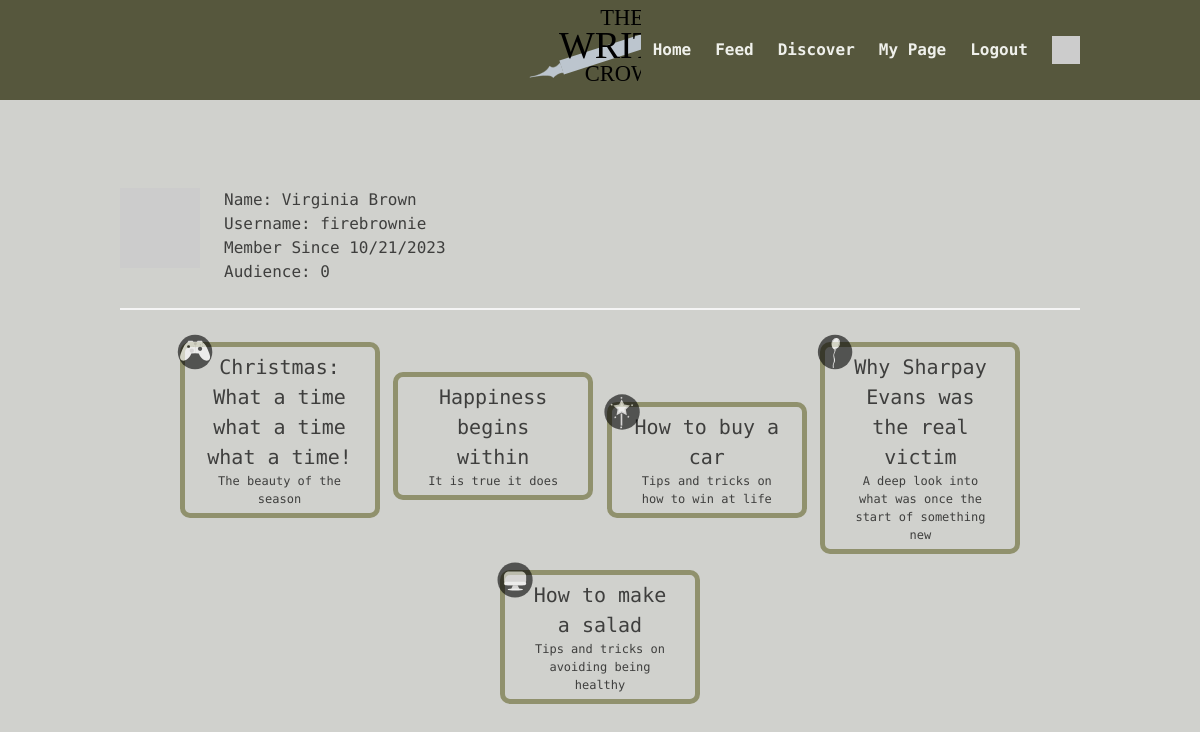
The page /user/firebrownie (signed in) on the database its author committed.
### project/models.py (models this page shows, shortened)
class User(UserMixin, db.Model):
    id = db.Column(db.Integer, primary_key=True, nullable=False) # primary keys are required by SQLAlchemy
    email = db.Column(db.String(100), unique=True, nullable=False)
    username = db.Column(db.String(100), unique=True, nullable=False)
    password = db.Column(db.String(100), nullable=False)
    name = db.Column(db.String(1000), nullable=False)
    created_at = db.Column(db.DateTime(timezone=True),server_default=func.now())
    bio = db.Column(db.Text)
    posts = db.relationship('Post', backref='author', lazy='dynamic')
    followed = db.relationship(
        'User', secondary=followers,
        primaryjoin=(followers.c.follower_id == id),
        secondaryjoin=(followers.c.followed_id == id),
        backref=db.backref('followers', lazy='dynamic'), lazy='dynamic')
    def is_following(self, user):
        return self.followed.filter(
            followers.c.followed_id == user.id).count() > 0
    def avatar(self, size):
        digest = md5(self.email.lower().encode('utf-8')).hexdigest()
        return 'https://www.gravatar.com/avatar/{}?d=identicon&s={}'.format(
            digest, size)

class Post(UserMixin, db.Model):
    id = db.Column(db.Integer, primary_key=True, nullable=False)
    title = db.Column(db.String(10), nullable=False)
    subtitle = db.Column(db.String(32), nullable=False)
    body = db.Column(db.Text, nullable=False)
    timestamp = db.Column(db.DateTime, default=datetime.utcnow, nullable=False)
    wordcount = db.Column(db.Integer)
    user_id = db.Column(db.Integer, db.ForeignKey('user.id'))
    category = db.Column(db.String(12))

### project/main.py (the view)
@main.route('/user/<username>')
@login_required
def user_page(username):
    user=User.query.filter_by(username=username).first_or_404()
    followers=len(user.followers.all())
    return render_template('page.html', current_user=current_user, user=user, utime=datetime.strftime(user.created_at,'%m/%d/%Y'), posts=user.posts, plen=len(user.posts.all()),followers=followers)

### project/__init__.py (called while the page is built)
def create_app():
    app = Flask(__name__)
    app.config['SECRET_KEY'] = 'cd0a241e-ab61-49a1-ab75-db2e933a6a79'
    app.config['SQLALCHEMY_DATABASE_URI'] = 'sqlite:///db.sqlite'
    db.init_app(app)
    login_manager = LoginManager()
    login_manager.login_view = 'auth.login'
    login_manager.init_app(app)
    from .models import User
    @login_manager.user_loader
    def load_user(user_id):
        return User.query.get(int(user_id))
    from .auth import auth as auth_blueprint
    app.register_blueprint(auth_blueprint)
    from .main import main as main_blueprint
    app.register_blueprint(main_blueprint)
    return app

### project/templates/page.html (shortened to what this page needs)
{% extends "base.html" %}
{% block content %}
    <table>
        <tr valign="top">
            <td><img src="{{ user.avatar(128) }}"></td>
            <td><table id = "profile_info_page">
                <tr>
                    <td><h2>Name: {{ user.name }}</h1></td>
                </tr>
                <tr>
                    <td><h1>Username: {{ user.username }}</h1></td>
                </tr>
                <tr>
                    <td><h2>Member Since {{ utime }}</h2><td>
                </tr>
                <tr>
                    <td><h2>Audience: {{ followers }}</h2><td>
                </tr>
            </table></td>
        </tr>
    </table>
    <hr>
    <div class="grid-container">
        {% if plen > 0 %}
            {% for i in range(plen) %}
                {% include '_post.html' %}
            {% endfor %}
        {% endif %}
    </div>
{% endblock %}

### project/templates/base.html (shortened to what this page needs)
<!DOCTYPE html>
<html>
<head>
    <link rel="stylesheet" href="{{url_for('static', filename='css/style.css')}}"/>
</head>
<body>
    <section class="hero is-primary is-fullheight">
        <div class="hero-head">
            <nav class="navbar" style="height: 100px;">
                <div class="container">
                    <div id="navbarMenuHeroA" class="navbar-menu">
                        <img src="{{ url_for('static', filename='logos/logo_1.svg') }}" style="width:200px;position:absolute;left:42%;top:-75%"/>
                        <div class="navbar-end">
                            {% include 'nav.html' %}
                    </div>
                </div>
            </nav>
        </div>
        <div class="hero-body">
            <div class="container has-text-centered">
               {% block content %}
               {% endblock %}
            </div>
        </div>
    </section>
</body>
</html>

### project/templates/nav.html (shortened to what this page needs)
<a href="{{ url_for('main.index') }}" class="navbar-item home-nav" >
    Home
</a>
<a href="{{ url_for('main.feed') }}" class="navbar-item feed-nav" >
    Feed
</a>
<a href="{{ url_for('main.discover') }}" class="navbar-item discover-nav" >
    Discover
</a>
{% if current_user.is_authenticated %}
<a href="{{ url_for('main.user_page', username=current_user.username) }}" class="navbar-item profile-nav" >
    My Page
</a>
{% endif %}
{% if current_user.is_authenticated %}
<a href="{{ url_for('auth.logout') }}" class="navbar-item logout-nav" >
    Logout
</a>
{% endif %}
{% if current_user.is_authenticated %}
<a href="{{ url_for('main.profile') }}" class="navbar-item avatar-nav">
    <img src="{{ current_user.avatar(56) }}"/>
</a>
{% endif %}

### project/templates/_post.html (shortened to what this page needs)
<a class="post" href="{{ url_for('main.post_page',p=posts[i].id) }}">
    <table>
        <tr style="font-size: 1.25em;">
            <td><h2>{{ posts[i].title }}</h1></td>
        </tr>
        <tr style="font-size: 0.75em;">
            <td><h1>{{ posts[i].subtitle }}</h1></td>
        </tr>
        {% if posts[i].category=='blog' %}
            <img class="cat-ico" src="{{ url_for('static', filename='bw_icons/blog.svg') }}"/>
        {% endif %}
        {% if posts[i].category=='fantasy' %}
            <img class="cat-ico" src="{{ url_for('static', filename='bw_icons/fantasy.svg') }}"/>
        {% endif %}
        {% if posts[i].category=='thriller' %}
            <img class="cat-ico" src="{{ url_for('static', filename='bw_icons/thriller.svg') }}"/>
        {% endif %}
        {% if posts[i].category=='young_adult' %}
            <img class="cat-ico" src="{{ url_for('static', filename='bw_icons/young_adult.svg') }}"/>
        {% endif %}
    </table>
</a>

### rows shown on the page
User: name "Virginia Brown", username "firebrownie"
Post: title "Christmas: What a time what a time what a time!", subtitle "The beauty of the season", category "young_adult" (drawn)
Post: title "Happiness begins within", subtitle "It is true it does"
Post: title "How to buy a car", subtitle "Tips and tricks on how to win at life", category "fantasy" (drawn)
Post: title "Why Sharpay Evans was the real victim", subtitle "A deep look into what was once the start of something new", category "thriller" (drawn)
Post: title "How to make a salad", subtitle "Tips and tricks on avoiding being healthy", category "blog" (drawn)

### other values the page prints
{{ utime }} "10/21/2023"
{{ followers }} "0"
